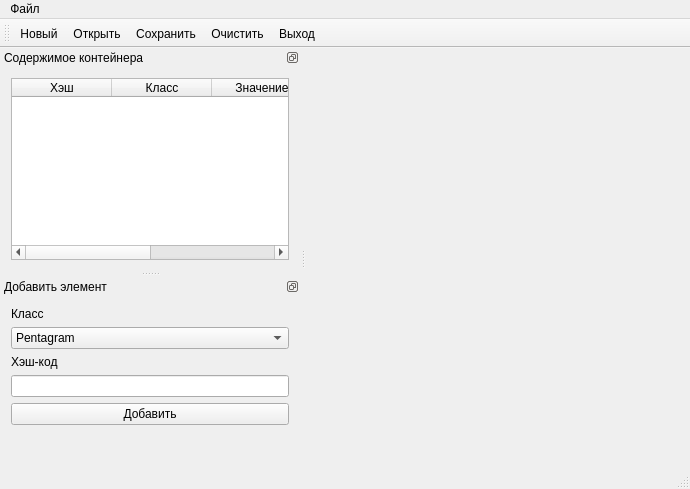
<?xml version="1.0" encoding="UTF-8"?>
<ui version="4.0">
 <class>MainWindow</class>
 <widget class="QMainWindow" name="MainWindow">
  <property name="geometry">
   <rect>
    <x>0</x>
    <y>0</y>
    <width>690</width>
    <height>489</height>
   </rect>
  </property>
  <property name="windowTitle">
   <string>ЛР2</string>
  </property>
  <property name="dockOptions">
   <set>QMainWindow::AllowTabbedDocks|QMainWindow::AnimatedDocks</set>
  </property>
  <widget class="QWidget" name="centralWidget">
   <layout class="QHBoxLayout" name="horizontalLayout"/>
  </widget>
  <widget class="QMenuBar" name="menuBar">
   <property name="geometry">
    <rect>
     <x>0</x>
     <y>0</y>
     <width>690</width>
     <height>21</height>
    </rect>
   </property>
   <widget class="QMenu" name="menu">
    <property name="title">
     <string>Файл</string>
    </property>
    <addaction name="actionNew"/>
    <addaction name="actionOpen"/>
    <addaction name="actionSave"/>
    <addaction name="separator"/>
    <addaction name="actionClear"/>
    <addaction name="separator"/>
    <addaction name="separator"/>
    <addaction name="actionExit"/>
   </widget>
   <addaction name="menu"/>
  </widget>
  <widget class="QStatusBar" name="statusBar"/>
  <widget class="QDockWidget" name="containerDockWidget">
   <property name="minimumSize">
    <size>
     <width>300</width>
     <height>200</height>
    </size>
   </property>
   <property name="features">
    <set>QDockWidget::DockWidgetFloatable|QDockWidget::DockWidgetMovable</set>
   </property>
   <property name="windowTitle">
    <string>Содержимое контейнера</string>
   </property>
   <attribute name="dockWidgetArea">
    <number>1</number>
   </attribute>
   <widget class="QWidget" name="dockWidgetContents">
    <layout class="QVBoxLayout" name="verticalLayout">
     <item>
      <widget class="QTableWidget" name="tableWidget">
       <property name="editTriggers">
        <set>QAbstractItemView::NoEditTriggers</set>
       </property>
       <property name="textElideMode">
        <enum>Qt::ElideLeft</enum>
       </property>
       <property name="rowCount">
        <number>0</number>
       </property>
       <property name="columnCount">
        <number>4</number>
       </property>
       <column>
        <property name="text">
         <string>Хэш</string>
        </property>
       </column>
       <column>
        <property name="text">
         <string>Класс</string>
        </property>
       </column>
       <column>
        <property name="text">
         <string>Значение</string>
        </property>
       </column>
       <column>
        <property name="text">
         <string>Управление</string>
        </property>
       </column>
      </widget>
     </item>
    </layout>
   </widget>
  </widget>
  <widget class="QDockWidget" name="dockWidget">
   <property name="features">
    <set>QDockWidget::DockWidgetFloatable|QDockWidget::DockWidgetMovable</set>
   </property>
   <property name="windowTitle">
    <string>Добавить элемент</string>
   </property>
   <attribute name="dockWidgetArea">
    <number>1</number>
   </attribute>
   <widget class="QWidget" name="dockWidgetContents_2">
    <layout class="QVBoxLayout" name="verticalLayout_2">
     <item>
      <widget class="QLabel" name="label">
       <property name="text">
        <string>Класс</string>
       </property>
      </widget>
     </item>
     <item>
      <widget class="QComboBox" name="classComboBox">
       <item>
        <property name="text">
         <string>Pentagram</string>
        </property>
       </item>
       <item>
        <property name="text">
         <string>AtanSegment</string>
        </property>
       </item>
       <item>
        <property name="text">
         <string>Text</string>
        </property>
       </item>
       <item>
        <property name="text">
         <string>PentagramText</string>
        </property>
       </item>
      </widget>
     </item>
     <item>
      <widget class="QLabel" name="label_2">
       <property name="text">
        <string>Хэш-код</string>
       </property>
      </widget>
     </item>
     <item>
      <widget class="QLineEdit" name="hashCodeEdit"/>
     </item>
     <item>
      <widget class="QPushButton" name="addFigureButton">
       <property name="text">
        <string>Добавить</string>
       </property>
      </widget>
     </item>
     <item>
      <spacer name="verticalSpacer">
       <property name="orientation">
        <enum>Qt::Vertical</enum>
       </property>
       <property name="sizeHint" stdset="0">
        <size>
         <width>20</width>
         <height>40</height>
        </size>
       </property>
      </spacer>
     </item>
    </layout>
   </widget>
  </widget>
  <widget class="QToolBar" name="toolBar">
   <property name="windowTitle">
    <string>toolBar</string>
   </property>
   <attribute name="toolBarArea">
    <enum>TopToolBarArea</enum>
   </attribute>
   <attribute name="toolBarBreak">
    <bool>false</bool>
   </attribute>
   <addaction name="actionNew"/>
   <addaction name="actionOpen"/>
   <addaction name="actionSave"/>
   <addaction name="actionClear"/>
   <addaction name="actionExit"/>
  </widget>
  <action name="actionNew">
   <property name="icon">
    <iconset resource="icons.qrc">
     <normaloff>:/icons/icons/create.png</normaloff>:/icons/icons/create.png</iconset>
   </property>
   <property name="text">
    <string>Новый</string>
   </property>
  </action>
  <action name="actionOpen">
   <property name="icon">
    <iconset resource="icons.qrc">
     <normaloff>:/icons/icons/open.png</normaloff>:/icons/icons/open.png</iconset>
   </property>
   <property name="text">
    <string>Открыть...</string>
   </property>
  </action>
  <action name="actionExit">
   <property name="icon">
    <iconset resource="icons.qrc">
     <normaloff>:/icons/icons/exit.png</normaloff>:/icons/icons/exit.png</iconset>
   </property>
   <property name="text">
    <string>Выход</string>
   </property>
  </action>
  <action name="actionSave">
   <property name="icon">
    <iconset resource="icons.qrc">
     <normaloff>:/icons/icons/save.png</normaloff>:/icons/icons/save.png</iconset>
   </property>
   <property name="text">
    <string>Сохранить...</string>
   </property>
  </action>
  <action name="actionClear">
   <property name="icon">
    <iconset resource="icons.qrc">
     <normaloff>:/icons/icons/trash.png</normaloff>:/icons/icons/trash.png</iconset>
   </property>
   <property name="text">
    <string>Очистить</string>
   </property>
  </action>
 </widget>
 <layoutdefault spacing="6" margin="11"/>
 <resources>
  <include location="icons.qrc"/>
 </resources>
 <connections>
  <connection>
   <sender>actionExit</sender>
   <signal>triggered()</signal>
   <receiver>MainWindow</receiver>
   <slot>close()</slot>
   <hints>
    <hint type="sourcelabel">
     <x>-1</x>
     <y>-1</y>
    </hint>
    <hint type="destinationlabel">
     <x>344</x>
     <y>244</y>
    </hint>
   </hints>
  </connection>
 </connections>
</ui>
